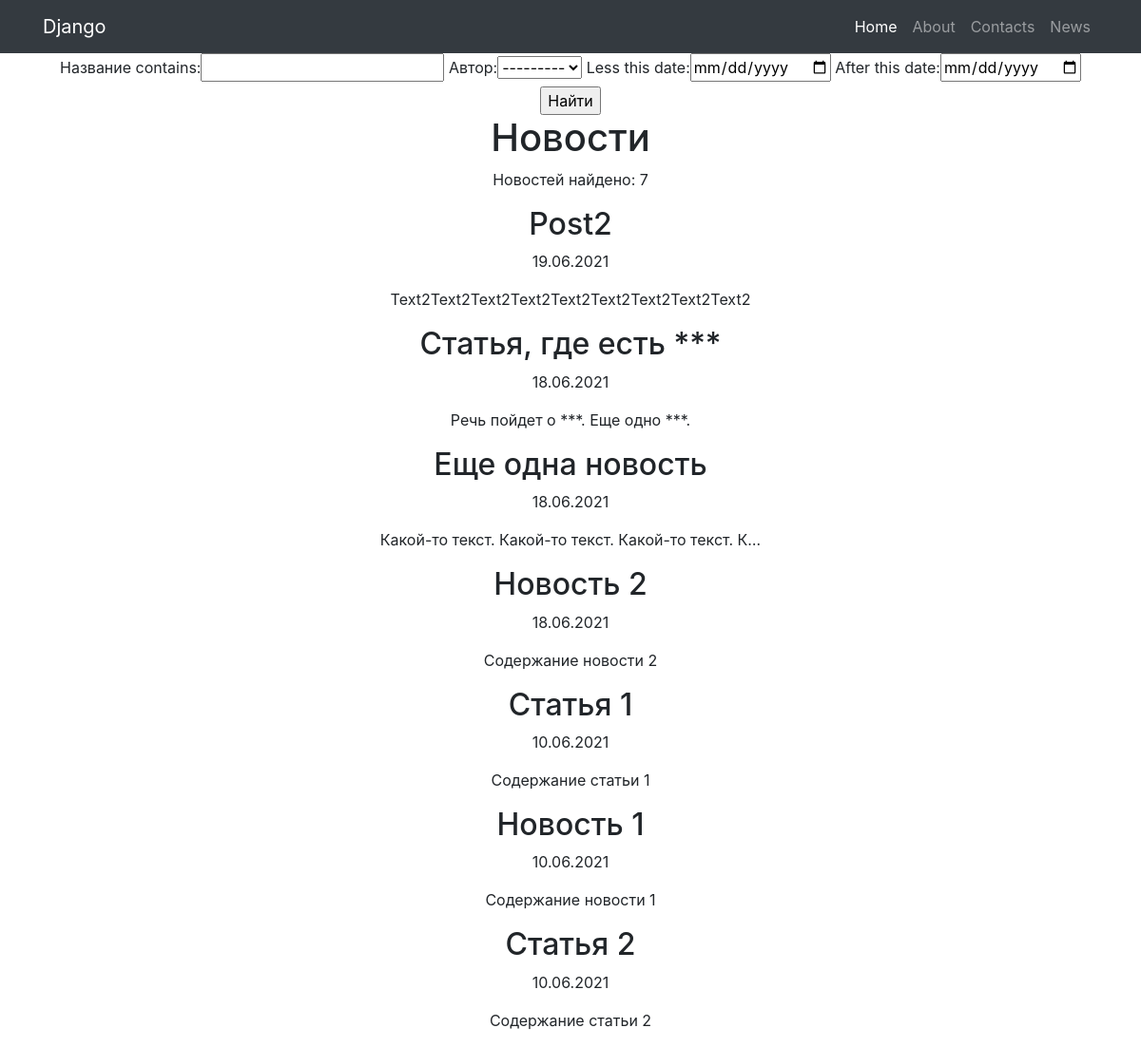
Before: /news/search with the older database file.
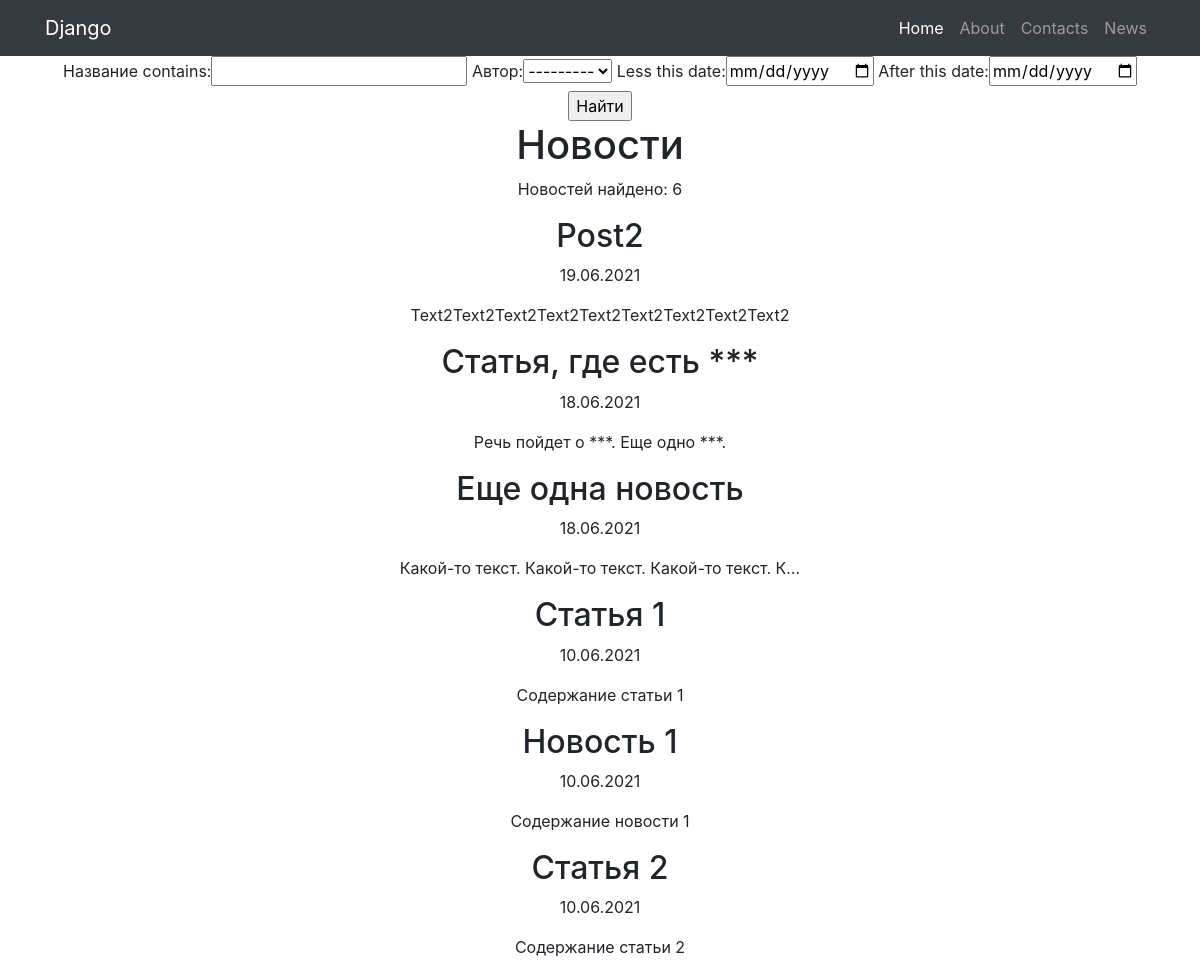
After: the same page with the newer database file.
### news/models.py (models this page shows, shortened)
class Post(models.Model):
    author = models.ForeignKey(Author, on_delete=models.CASCADE, verbose_name='Автор')
    category = models.ManyToManyField(Category, through='PostCategory')
    type = models.BooleanField(default=False)  # False - статья, True - новость
    creation_datetime = models.DateTimeField(auto_now_add=True, verbose_name='Дата публикации')
    title = models.CharField(max_length=255, verbose_name='Название')
    text = models.TextField(verbose_name='Содержание')
    rating = models.IntegerField(default=0)

### news/views.py (the view)
# urls.py: path('search', NewsSearch.as_view(), name='news_search'),
class NewsSearch(ListView):
    model = Post
    template_name = 'news_search.html'
    context_object_name = 'news'
    queryset = Post.objects.order_by('-creation_datetime')
    paginate_by = 10
    def get_context_data(self, **kwargs):
        context = super().get_context_data(**kwargs)
        context['posts_amount'] = len(Post.objects.all())
        context['filter'] = PostFilter(self.request.GET, queryset=self.get_queryset())
        return context

### news/models.py (called while the page is built)
    def __str__(self):
        return f"{self.user}"

### news/templatetags/custom_filters.py (called while the page is built)
@register.filter(name='censor')
def censor(text, swearing):
    if swearing in text:
        return text.replace(swearing, '***')
    return text

### templates/news_search.html (shortened to what this page needs)
{% extends 'flatpages/default.html' %}
{% load custom_filters %}
{% block content %}
    <form method="GET">
    {{ filter.form }}
    <input type="submit" value="Найти">
    </form>
    <h1>Новости</h1>
    <p> Новостей найдено: {{ filter.qs | length }}</p>
    {% if news %}
        {% for news_one in filter.qs %}
            <h2>{{ news_one.title | censor:'очень_плохое_слово'}}</h2>
            <p>{{ news_one.creation_datetime | date:'d.m.Y'}}</p>
            <p>{{ news_one.text | censor:'очень_плохое_слово' | truncatechars:50}}</p>
        {% endfor %}
    {% else %}
        <h2>Новости не найдены</h2>
    {% endif %}
{% endblock content %}

Changed rows visible on the page:
removed Post: title|censor "Новость 2", creation_datetime "18.06.2021", text|censor "Содержание новости 2"
Other visible differences:
{{ filter.qs | length }}: "7" → "6"
